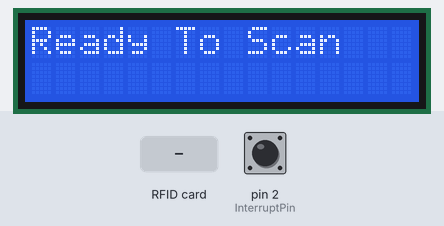
A sketch run on a simulated Arduino Uno, built with avr-gcc and run on an emulated ATmega328P. Parts: 16×2 character LCD. The test bench sets the inputs (shaded band); at power-on: pin 2 (InterruptPin) HIGH.

Above: at 1.3 s.
1.4 s: RFID card 59 A8 F8 54 held to the reader
At 2.6 s:
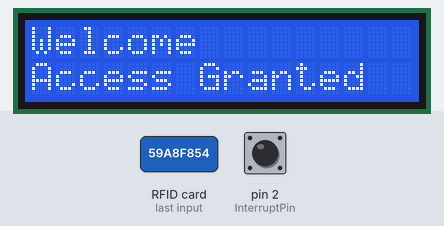
4.4 s: RFID card 5E 7A 19 C4 held to the reader
At 6.2 s:
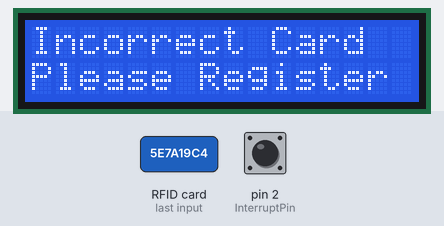
7.4 s: pin 2 (InterruptPin) pulsed LOW 2 times (0.12 s each, 0.3 s apart)
At 8.9 s:
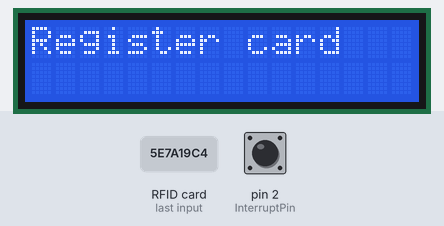
Timing chart, 0 to 10.4 s (numbered marks = the images above; inputs shaded):
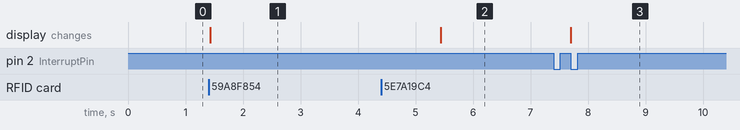

The sketch:

RFIDProj.ino
```cpp
#include <SPI.h>
#include <MFRC522.h>
#include <LiquidCrystal.h>

#define RST_PIN 9
#define SS_PIN 10

#define InterruptPin 2

int buttonState = 0;
int lastButtonState = 0;


int count = 1;
String Tags[5];//5 cards can be stored
String cardUID = "";


MFRC522 my522(SS_PIN,RST_PIN);
LiquidCrystal myLCD(8,7,6,5,4,3);

void setup() {
  Tags[0] = "59A8F854";//UID of one of my cards

  pinMode(InterruptPin, INPUT);
  attachInterrupt(digitalPinToInterrupt(InterruptPin),ISR_Register,CHANGE);

  SPI.begin();
  my522.PCD_Init();

  myLCD.begin(16, 2);
  myLCD.clear();

  myLCD.print("Ready To Scan");

}

void loop() {
  while(getUID()){
    myLCD.clear();

    bool isCorrect = false;
    isCorrect = checkIDs();
    if(isCorrect){
      myLCD.print("Welcome");
      myLCD.setCursor(0,1);
      myLCD.print("Access Granted");
    }else{
      myLCD.print("Incorrect Card");
      myLCD.setCursor(0,1);
      myLCD.print("Please Register");
    }

    delay(4000);

    myLCD.clear();
    myLCD.print("Ready To Scan");

  }

}
//gets the cards ID
bool getUID(){
  if(!my522.PICC_IsNewCardPresent()){
    return false;
  }
  if(!my522.PICC_ReadCardSerial()){
    return false;
  }

  cardUID = "";
  for(int i =0;i<4;i++){
    cardUID.concat(String(my522.uid.uidByte[i],HEX));
  }
  cardUID.toUpperCase();
  my522.PICC_HaltA();
  return true;
}

void ISR_Register(){
  if(buttonStateHandelling()){
    myLCD.clear();
    myLCD.print("Register card");

    while(!setID()){}

    myLCD.clear();

    myLCD.print("Card read Success");
  }

}
bool buttonStateHandelling(){
      if(digitalRead(InterruptPin)==0&& lastButtonState == 1){
        lastButtonState = 0;
        return true;
      }else if(digitalRead(InterruptPin)==1&& lastButtonState == 0){
        lastButtonState = 1;
        return false;
      }
}

//sets carUID variable
bool setID(){

  if(!my522.PICC_IsNewCardPresent()){
    return false;
  }
  if(!my522.PICC_ReadCardSerial()){
    return false;
  }

  cardUID = "";
  for(int i =0;i<4;i++){
    cardUID.concat(String(my522.uid.uidByte[i],HEX));
  }
  cardUID.toUpperCase();
  Tags[count] = cardUID;

  count++;
  my522.PICC_HaltA();
  return true;
}

//checks if the card ID is in the array of stored IDs
bool checkIDs(){
  for(int i = 0; i<5;i++){
    if(Tags[i] == cardUID){
      return true;
    }

  }return false;
}
```

Measured:
- after the input at 1.4 s, the display: changes at once (image 1)
- after the input at 4.4 s, the display: changes after 1.0 s (image 2)
- after the input at 7.4 s, the display: changes after 0.30 s (image 3)
